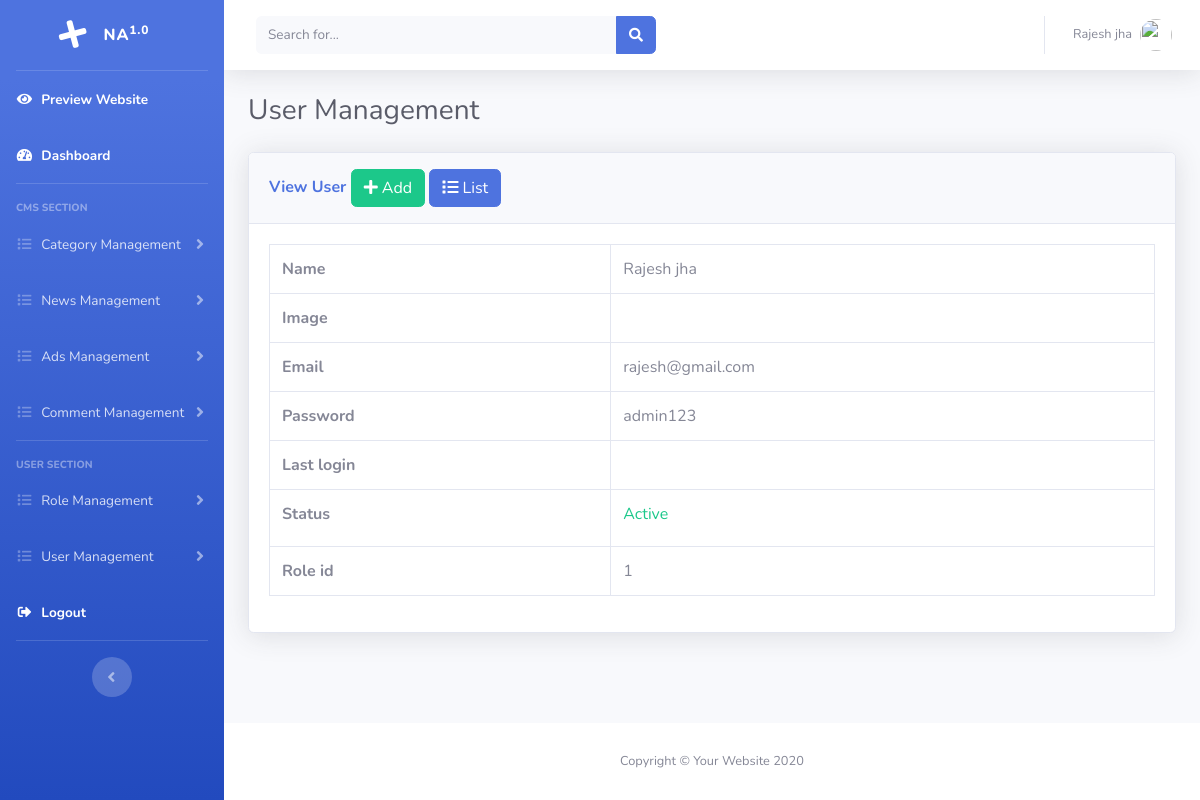
Page /admin/view_user.php?id=1 (signed in) on the committed database.
### tables this page shows
CREATE TABLE `tbl_users` (
  `id` int(10) NOT NULL,
  `name` varchar(30) NOT NULL,
  `email` varchar(30) NOT NULL,
  `username` varchar(20) NOT NULL,
  `password` varchar(30) NOT NULL,
  `last_login` date DEFAULT NULL,
  `image` varchar(500) DEFAULT NULL,
  `status` tinyint(1) NOT NULL DEFAULT 0,
  `role_id` int(10) NOT NULL
);

### admin/object.php (called while the page is built, shortened)
<?php
require_once "libs/user.class.php";
$user = new user();
?>

### admin/libs/user.class.php (called while the page is built, shortened)
<?php
require_once "common.class.php";
class user extends common{
	protected $id,$name,$email,$password,$username,$last_login,$status,$role_id,$image;
	function getUserById(){
		$sql = "select * from tbl_users where id='$this->id'";
		return $this->select($sql);
	}
}
?>

### admin/libs/common.class.php (called while the page is built, shortened)
<?php
abstract class common{
    protected $connection;
	function connect(){
		$this->connection = new mysqli('localhost','root','','news_website');
	}
	function select($query){
		$result = $this->connection->query($query);
		$data = [];
		if ($result->num_rows > 0 ){
			while ($d = $result->fetch_object()){
				array_push($data,$d);
			}
		}
		return $data;
	}
}
?>

### admin/view_user.php (the view, shortened to what this page needs)
<?php
require_once "header.php";
if (isset($_GET['id'])){
	$user->set('id',$_GET['id']);
	$data = $user->getUserById();
} else{
  header('location:list_user.php');
}
?>
          <h1 class="h3 mb-4 text-gray-800">User Management</h1>
          <div class="row">
	<div class="col-lg-12">
		<div class="card shadow mb-4">
			<div class="card-header py-3">
				<h6 class="m-0 font-weight-bold text-primary">View User
				<a href="add_user.php" class="btn btn-success"><i class="fas fa-plus"></i> Add</a>
				 <a href="list_user.php" class="btn btn-primary"><i class="fas fa-list"></i> List</a>
				</h6>
			</div>
			<div class="card-body">
				<table class="table table-bordered">
					<tr>
						<th>Name</th>
						<td><?php echo $data[0]->name ?></td>
					</tr>
					<tr>
						<th>Image</th>
						<td><?php echo $data[0]->image ?></td>
					</tr>
					<tr>
						<th>Email</th>
						<td><?php echo $data[0]->email ?></td>
					</tr>
					<tr>
						<th>Password</th>
						<td><?php echo $data[0]->password ?></td>
					</tr>
					<tr>
						<th>Last login</th>
						<td><?php echo $data[0]->last_login ?></td>
					</tr>
					<tr>
						<th>Status</th>
						<td>
								<?php if($data[0]->status){ ?>
									<label class="text text-success">Active</label>
								<?php } else{ ?>
									<label class="text text-danger">De Active</label>
								<?php } ?>
						</td>
					</tr>
					<tr>
						<th>Role id</th>
						<td><?php echo $data[0]->role_id ?></td>
					</tr>
				</table>
			</div>
		</div>
	</div>
</div>
<?php require_once "footer.php"; ?>

### rows in the picture
tbl_users: name "Rajesh jha", email "rajesh@gmail.com", password "admin123", role "1"

### other values in the picture
$_SESSION['name'] "Rajesh jha"
